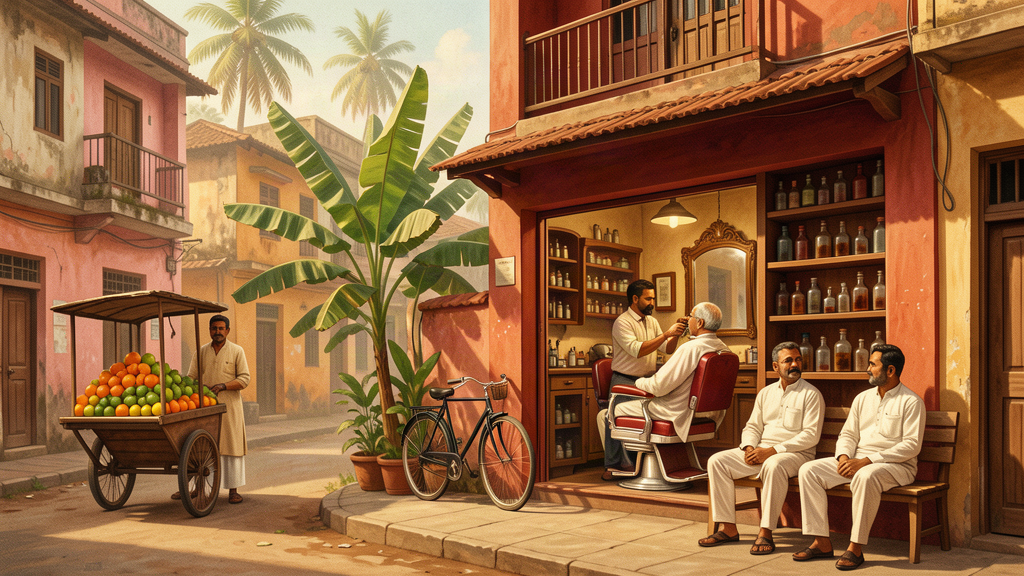
#> input picture images/delux-saloon.jpg, 1024 x 576 px
$ python process-bg.py
#> lines starting #> are read from the running program, lines starting #| are printed output that depends on the picture
"""Process mood wallpapers into cinematic dual-layer assets (truck-wala style)."""

from __future__ import annotations

import os
from pathlib import Path

from PIL import Image, ImageEnhance, ImageFilter, ImageOps

ROOT = Path(__file__).resolve().parents[1]
IMAGES = ROOT / "images"

MOODS = [
    ("delux-saloon.jpg", "delux-saloon"),
    ("auto.jpg", "auto"),
    ("baarish.jpg", "baarish"),
    ("roof.jpg", "roof"),
    ("mood-suite.jpg", "mood-suite"),
]

TARGET_W = 1920
TARGET_H = 1080
QUALITY_JPG = 82
QUALITY_WEBP = 78


def cover_crop(img: Image.Image, target_w: int, target_h: int, focus_y: float) -> Image.Image:
    """Crop to cover aspect ratio with vertical focus (0=top, 1=bottom)."""
    src_w, src_h = img.size
    target_ratio = target_w / target_h
    src_ratio = src_w / src_h

    if src_ratio > target_ratio:
        new_h = src_h
        new_w = int(src_h * target_ratio)
    else:
        new_w = src_w
        new_h = int(src_w / target_ratio)

    left = (src_w - new_w) // 2
    top = int((src_h - new_h) * focus_y)
    top = max(0, min(top, src_h - new_h))
    cropped = img.crop((left, top, left + new_w, top + new_h))
    return cropped.resize((target_w, target_h), Image.Resampling.LANCZOS)


def vignette(img: Image.Image, strength: float = 0.55) -> Image.Image:
    w, h = img.size
    mask = Image.new("L", (w, h), 0)
    px = mask.load()
    cx, cy = w / 2, h / 2
    max_dist = (cx**2 + cy**2) ** 0.5
    for y in range(h):
        for x in range(w):
            dist = ((x - cx) ** 2 + (y - cy) ** 2) ** 0.5
            t = min(1.0, dist / max_dist)
            px[x, y] = int(255 * (1 - strength * (t**1.6)))
    return Image.composite(img, Image.new("RGB", img.size, (0, 0, 0)), mask)


def cinematic_grade(img: Image.Image, variant: int) -> Image.Image:
    img = ImageEnhance.Brightness(img).enhance(0.42 if variant == 1 else 0.48)
    img = ImageEnhance.Contrast(img).enhance(1.35)
    img = ImageEnhance.Color(img).enhance(0.55 if variant == 1 else 0.62)
    img = img.filter(ImageFilter.GaussianBlur(radius=0.6))
    return vignette(img, strength=0.62 if variant == 1 else 0.5)


def process_source(src_name: str, prefix: str) -> None:
#> called with src_name = 'delux-saloon.jpg', prefix = 'delux-saloon'
    src = IMAGES / src_name
    if not src.exists():
        print(f"skip missing {src}")
        return

    base = Image.open(src).convert("RGB")
#> base is the input picture: PIL image 1024x576 RGB; mean R, G, B 147.8, 103.7, 65.2
    variants = [
        (1, 0.42),
        (2, 0.28),
    ]

    for num, focus_y in variants:
        cropped = cover_crop(base, TARGET_W, TARGET_H, focus_y)
        graded = cinematic_grade(cropped, num)
        jpg_path = IMAGES / f"{prefix}-bg-{num}.jpg"
        webp_path = IMAGES / f"{prefix}-bg-{num}.webp"
        graded.save(jpg_path, "JPEG", quality=QUALITY_JPG, optimize=True)
        graded.save(webp_path, "WEBP", quality=QUALITY_WEBP, method=6)
        print(f"wrote {jpg_path.name} ({jpg_path.stat().st_size // 1024}KB)")
        print(f"wrote {webp_path.name} ({webp_path.stat().st_size // 1024}KB)")
#> this loop made 1 pass
#> pass 1, in cinematic_grade, `img = ImageEnhance.Brightness(img).enhance(0.42 if variant == 1 else 0..`:
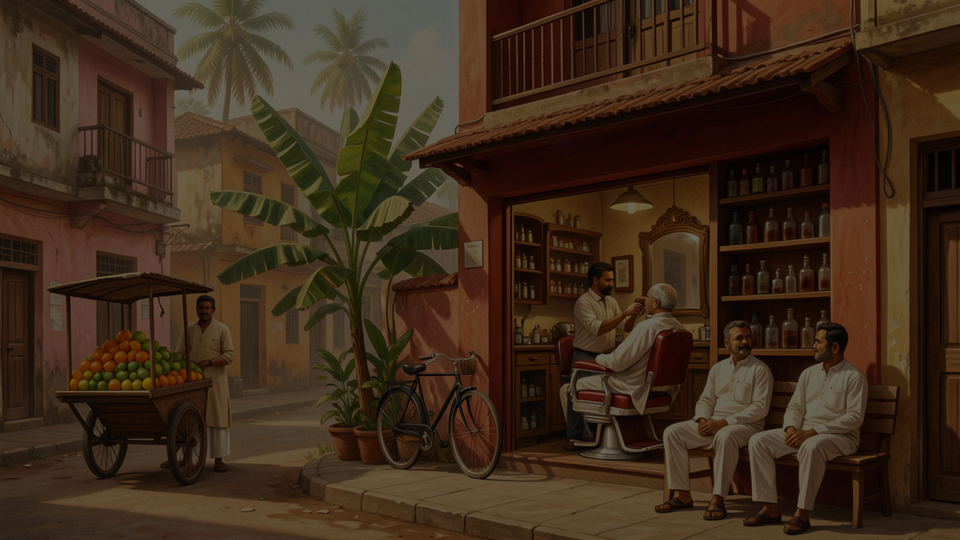
#> img: PIL image 1920x1080 RGB (shown at 1/2 size); mean R, G, B 61.6, 43.1, 26.9
#> after the loop:
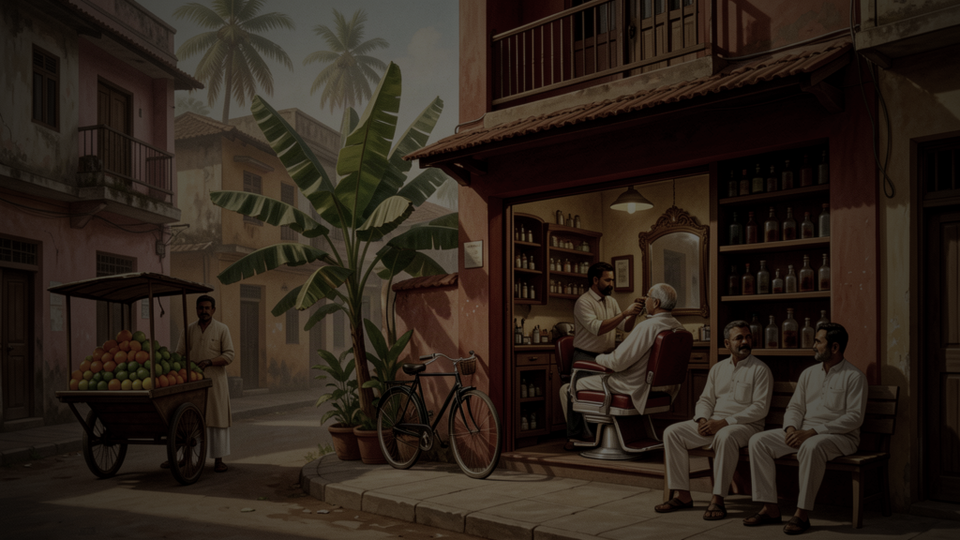
#> graded: PIL image 1920x1080 RGB (shown at 1/2 size); mean R, G, B 43.3, 33.4, 25.1


def main() -> None:
    for src_name, prefix in MOODS:
        process_source(src_name, prefix)


if __name__ == "__main__":
#> (the run stopped early here; a loop or call above may not have finished)

$ run again, with images/baarish-bg-1.jpg copied over images/delux-saloon.jpg
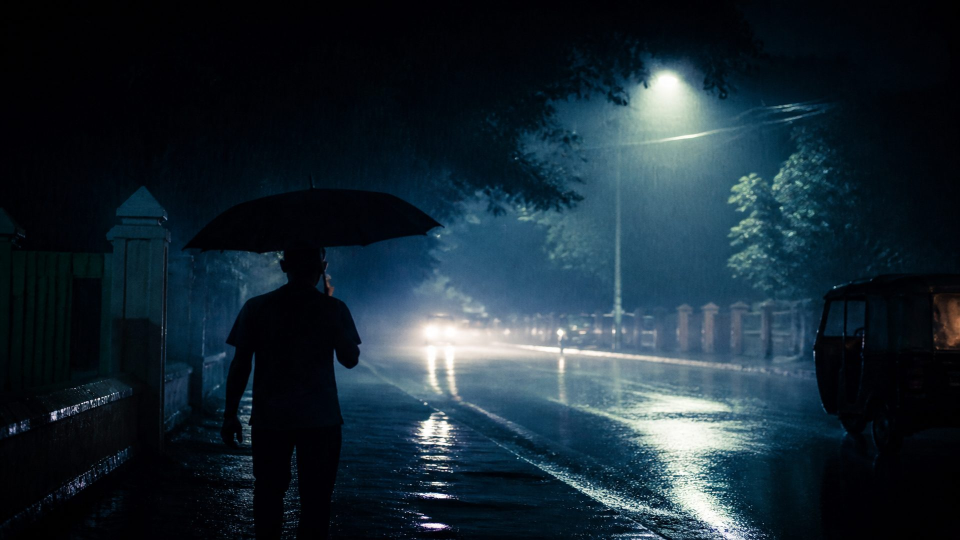
#> input picture images/baarish-bg-1.jpg, 1920 x 1080 px (shown at 1/2 size)
#> in process_source, base is the input picture: PIL image 1920x1080 RGB; mean R, G, B 24.9, 40.6, 50.7
#> the loop in process_source, `for num, focus_y in variants:` made 1 pass
#> pass 1, in cinematic_grade, `img = ImageEnhance.Brightness(img).enhance(0.42 if variant == 1 else 0..`:
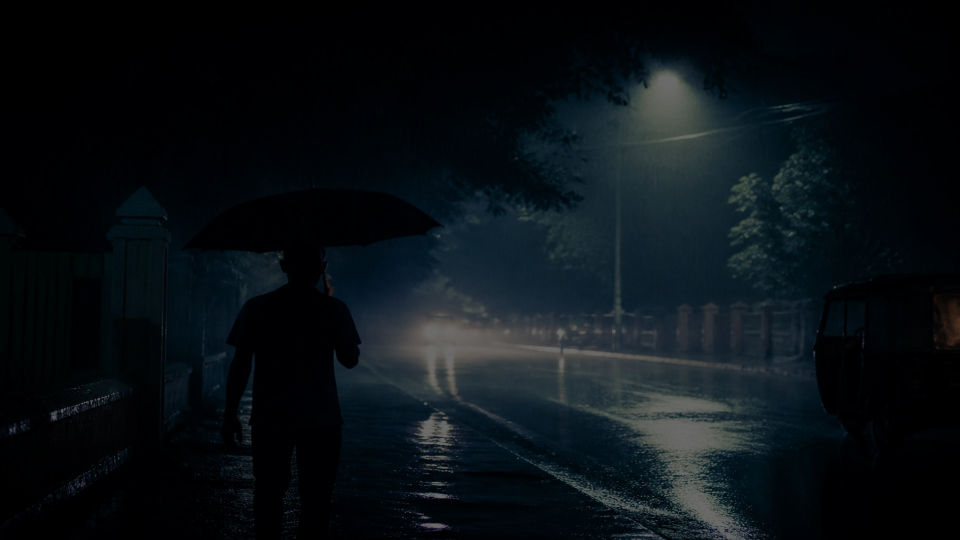
#> img: PIL image 1920x1080 RGB (shown at 1/2 size); mean R, G, B 10.1, 16.6, 20.8
#> pass 1, in cinematic_grade, `img = ImageEnhance.Contrast(img).enhance(1.35)`:
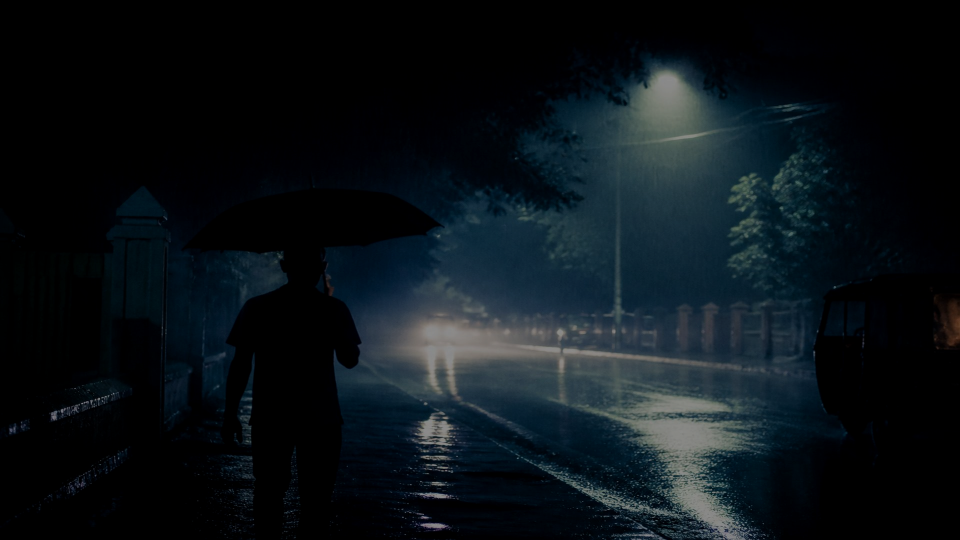
#> img: PIL image 1920x1080 RGB (shown at 1/2 size); mean R, G, B 11.5, 18.8, 23.5

$ run again, with images/baarish-bg-2.jpg copied over images/delux-saloon.jpg
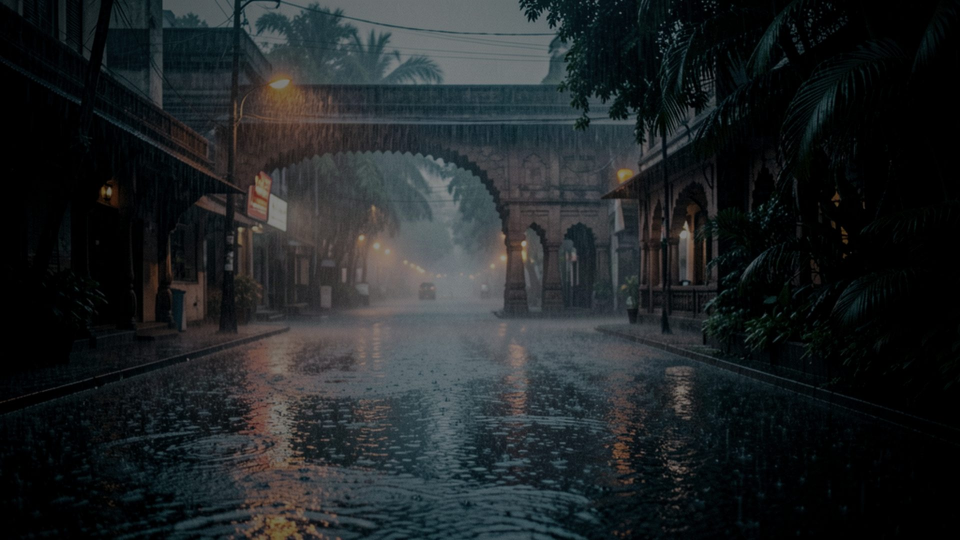
#> input picture images/baarish-bg-2.jpg, 1920 x 1080 px (shown at 1/2 size)
#> in process_source, base is the input picture: PIL image 1920x1080 RGB; mean R, G, B 31.9, 36.3, 38.2
#> the loop in process_source, `for num, focus_y in variants:` made 1 pass
#> pass 1, in cinematic_grade, `img = ImageEnhance.Brightness(img).enhance(0.42 if variant == 1 else 0..`:
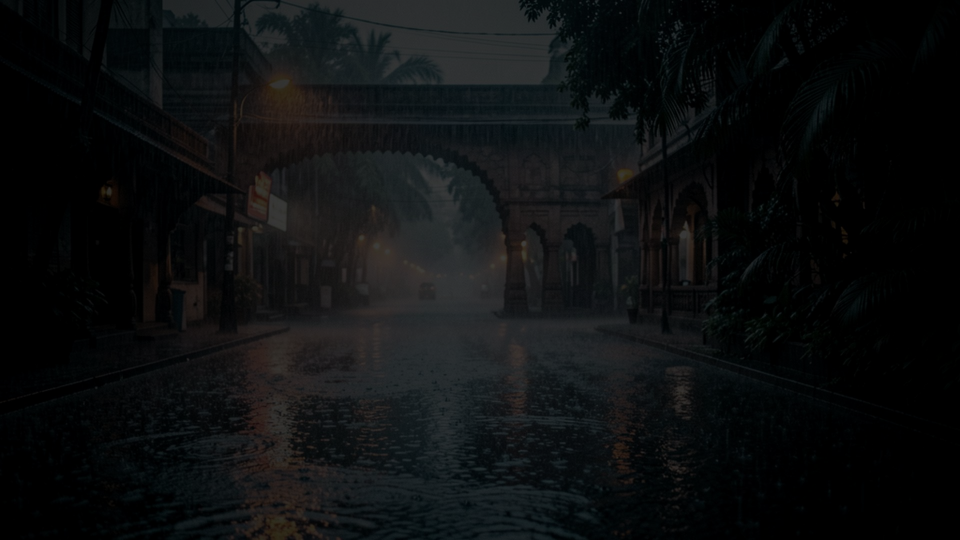
#> img: PIL image 1920x1080 RGB (shown at 1/2 size); mean R, G, B 13, 14.8, 15.6
